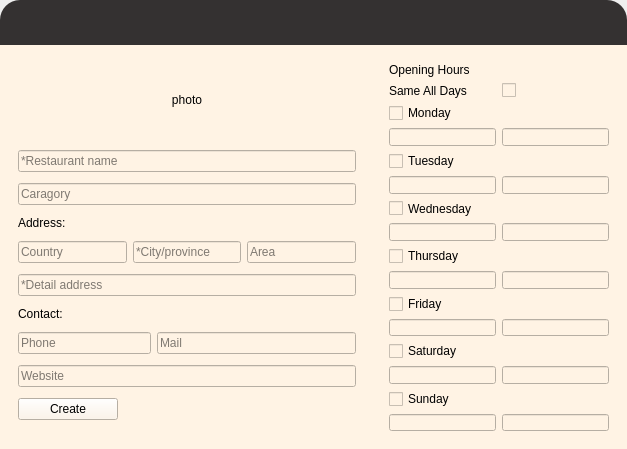
                    <widget class="QWidget" name="add_restaurant_page">
                     <layout class="QVBoxLayout" name="verticalLayout_4">
                      <property name="spacing">
                       <number>0</number>
                      </property>
                      <property name="leftMargin">
                       <number>0</number>
                      </property>
                      <property name="topMargin">
                       <number>0</number>
                      </property>
                      <property name="rightMargin">
                       <number>0</number>
                      </property>
                      <property name="bottomMargin">
                       <number>0</number>
                      </property>
                      <item>
                       <widget class="QWidget" name="main_content" native="true">
                        <layout class="QVBoxLayout" name="verticalLayout_5">
                         <property name="spacing">
                          <number>0</number>
                         </property>
                         <property name="leftMargin">
                          <number>0</number>
                         </property>
                         <property name="topMargin">
                          <number>0</number>
                         </property>
                         <property name="rightMargin">
                          <number>0</number>
                         </property>
                         <property name="bottomMargin">
                          <number>0</number>
                         </property>
                         <item>
                          <widget class="QWidget" name="top_bar" native="true">
                           <property name="sizePolicy">
                            <sizepolicy hsizetype="Preferred" vsizetype="Preferred">
                             <horstretch>0</horstretch>
                             <verstretch>1</verstretch>
                            </sizepolicy>
                           </property>
                           <property name="styleSheet">
                            <string notr="true">background-color:#343131;border-top-right-radius:20;border-top-left-radius:20</string>
                           </property>
                          </widget>
                         </item>
                         <item>
                          <widget class="QWidget" name="content" native="true">
                           <property name="sizePolicy">
                            <sizepolicy hsizetype="Preferred" vsizetype="Preferred">
                             <horstretch>0</horstretch>
                             <verstretch>9</verstretch>
                            </sizepolicy>
                           </property>
                           <property name="minimumSize">
                            <size>
                             <width>100</width>
                             <height>100</height>
                            </size>
                           </property>
                           <property name="styleSheet">
                            <string notr="true">background-color: rgb(255, 243, 228);</string>
                           </property>
                           <layout class="QHBoxLayout" name="horizontalLayout_9">
                            <property name="spacing">
                             <number>15</number>
                            </property>
                            <item>
                             <widget class="QWidget" name="left_form" native="true">
                              <property name="sizePolicy">
                               <sizepolicy hsizetype="Preferred" vsizetype="Preferred">
                                <horstretch>6</horstretch>
                                <verstretch>0</verstretch>
                               </sizepolicy>
                              </property>
                              <property name="styleSheet">
                               <string notr="true"/>
                              </property>
                              <layout class="QVBoxLayout" name="verticalLayout_8">
                               <property name="spacing">
                                <number>4</number>
                               </property>
                               <property name="topMargin">
                                <number>0</number>
                               </property>
                               <item>
                                <widget class="QWidget" name="widget_3" native="true">
                                 <property name="sizePolicy">
                                  <sizepolicy hsizetype="Preferred" vsizetype="Fixed">
                                   <horstretch>0</horstretch>
                                   <verstretch>0</verstretch>
                                  </sizepolicy>
                                 </property>
                                 <layout class="QGridLayout" name="gridLayout_3">
                                  <item row="0" column="0">
                                   <widget class="QLabel" name="restaurant_form_photo_label">
                                    <property name="sizePolicy">
                                     <sizepolicy hsizetype="Fixed" vsizetype="Fixed">
                                      <horstretch>0</horstretch>
                                      <verstretch>0</verstretch>
                                     </sizepolicy>
                                    </property>
                                    <property name="minimumSize">
                                     <size>
                                      <width>60</width>
                                      <height>60</height>
                                     </size>
                                    </property>
                                    <property name="text">
                                     <string>photo</string>
                                    </property>
                                    <property name="alignment">
                                     <set>Qt::AlignCenter</set>
                                    </property>
                                   </widget>
                                  </item>
                                 </layout>
                                </widget>
                               </item>
                               <item>
                                <widget class="QLineEdit" name="form_res_name">
                                 <property name="sizePolicy">
                                  <sizepolicy hsizetype="Preferred" vsizetype="Fixed">
                                   <horstretch>0</horstretch>
                                   <verstretch>0</verstretch>
                                  </sizepolicy>
                                 </property>
                                 <property name="inputMask">
                                  <string/>
                                 </property>
                                 <property name="text">
                                  <string notr="true"/>
                                 </property>
                                 <property name="frame">
                                  <bool>true</bool>
                                 </property>
                                 <property name="echoMode">
                                  <enum>QLineEdit::Normal</enum>
                                 </property>
                                 <property name="placeholderText">
                                  <string>*Restaurant name</string>
                                 </property>
                                </widget>
                               </item>
                               <item>
                                <widget class="QLineEdit" name="form_category">
                                 <property name="text">
                                  <string/>
                                 </property>
                                 <property name="placeholderText">
                                  <string>Caragory</string>
                                 </property>
                                </widget>
                               </item>
                               <item>
                                <widget class="QLabel" name="label_6">
                                 <property name="sizePolicy">
                                  <sizepolicy hsizetype="Preferred" vsizetype="Fixed">
                                   <horstretch>0</horstretch>
                                   <verstretch>0</verstretch>
                                  </sizepolicy>
                                 </property>
                                 <property name="text">
                                  <string>Address:</string>
                                 </property>
                                </widget>
                               </item>
                               <item>
                                <widget class="QWidget" name="address_widget" native="true">
                                 <property name="sizePolicy">
                                  <sizepolicy hsizetype="Preferred" vsizetype="Fixed">
                                   <horstretch>0</horstretch>
                                   <verstretch>0</verstretch>
                                  </sizepolicy>
                                 </property>
                                 <layout class="QHBoxLayout" name="horizontalLayout_8">
                                  <property name="spacing">
                                   <number>6</number>
                                  </property>
                                  <property name="leftMargin">
                                   <number>0</number>
                                  </property>
                                  <property name="topMargin">
                                   <number>0</number>
                                  </property>
                                  <property name="rightMargin">
                                   <number>0</number>
                                  </property>
                                  <property name="bottomMargin">
                                   <number>0</number>
                                  </property>
                                  <item>
                                   <widget class="QLineEdit" name="form_country">
                                    <property name="placeholderText">
                                     <string>Country</string>
                                    </property>
                                   </widget>
                                  </item>
                                  <item>
                                   <widget class="QLineEdit" name="form_city">
                                    <property name="placeholderText">
                                     <string>*City/province</string>
                                    </property>
                                   </widget>
                                  </item>
                                  <item>
                                   <widget class="QLineEdit" name="form_area">
                                    <property name="placeholderText">
                                     <string>Area</string>
                                    </property>
                                   </widget>
                                  </item>
                                 </layout>
                                </widget>
                               </item>
                               <item>
                                <widget class="QLineEdit" name="form_address">
                                 <property name="placeholderText">
                                  <string>*Detail address</string>
                                 </property>
                                </widget>
                               </item>
                               <item>
                                <widget class="QLabel" name="contact_label">
                                 <property name="sizePolicy">
                                  <sizepolicy hsizetype="Preferred" vsizetype="Fixed">
                                   <horstretch>0</horstretch>
                                   <verstretch>0</verstretch>
                                  </sizepolicy>
                                 </property>
                                 <property name="text">
                                  <string>Contact:</string>
                                 </property>
                                </widget>
                               </item>
                               <item>
                                <widget class="QWidget" name="contact_widget" native="true">
                                 <property name="sizePolicy">
                                  <sizepolicy hsizetype="Preferred" vsizetype="Fixed">
                                   <horstretch>0</horstretch>
                                   <verstretch>0</verstretch>
                                  </sizepolicy>
                                 </property>
                                 <layout class="QHBoxLayout" name="horizontalLayout_12">
                                  <property name="leftMargin">
                                   <number>0</number>
                                  </property>
                                  <property name="topMargin">
                                   <number>0</number>
                                  </property>
                                  <property name="rightMargin">
                                   <number>0</number>
                                  </property>
                                  <property name="bottomMargin">
                                   <number>0</number>
                                  </property>
                                  <item>
                                   <widget class="QLineEdit" name="form_phone">
                                    <property name="sizePolicy">
                                     <sizepolicy hsizetype="Expanding" vsizetype="Fixed">
                                      <horstretch>4</horstretch>
                                      <verstretch>0</verstretch>
                                     </sizepolicy>
                                    </property>
                                    <property name="placeholderText">
                                     <string>Phone</string>
                                    </property>
                                   </widget>
                                  </item>
                                  <item>
                                   <widget class="QLineEdit" name="form_mail">
                                    <property name="sizePolicy">
                                     <sizepolicy hsizetype="Expanding" vsizetype="Fixed">
                                      <horstretch>6</horstretch>
                                      <verstretch>0</verstretch>
                                     </sizepolicy>
                                    </property>
                                    <property name="placeholderText">
                                     <string>Mail</string>
                                    </property>
                                   </widget>
                                  </item>
                                 </layout>
                                </widget>
                               </item>
                               <item>
                                <widget class="QLineEdit" name="form_website">
                                 <property name="placeholderText">
                                  <string>Website</string>
                                 </property>
                                </widget>
                               </item>
                               <item>
                                <widget class="QPushButton" name="create_restaurant_button">
                                 <property name="maximumSize">
                                  <size>
                                   <width>100</width>
                                   <height>16777215</height>
                                  </size>
                                 </property>
                                 <property name="layoutDirection">
                                  <enum>Qt::LeftToRight</enum>
                                 </property>
                                 <property name="text">
                                  <string>Create</string>
                                 </property>
                                </widget>
                               </item>
                              </layout>
                             </widget>
                            </item>
                            <item>
                             <widget class="QWidget" name="right_form" native="true">
                              <property name="sizePolicy">
                               <sizepolicy hsizetype="Preferred" vsizetype="Preferred">
                                <horstretch>4</horstretch>
                                <verstretch>0</verstretch>
                               </sizepolicy>
                              </property>
                              <property name="styleSheet">
                               <string notr="true"/>
                              </property>
                              <layout class="QVBoxLayout" name="verticalLayout_7">
                               <item>
                                <widget class="QLabel" name="open_label">
                                 <property name="text">
                                  <string>Opening Hours</string>
                                 </property>
                                </widget>
                               </item>
                               <item>
                                <layout class="QHBoxLayout" name="same_horizontalLayout">
                                 <item>
                                  <widget class="QLabel" name="save_label">
                                   <property name="text">
                                    <string>Same All Days</string>
                                   </property>
                                  </widget>
                                 </item>
                                 <item>
                                  <widget class="QCheckBox" name="all_days_checkBox">
                                   <property name="text">
                                    <string/>
                                   </property>
                                  </widget>
                                 </item>
                                </layout>
                               </item>
                               <item>
                                <layout class="QGridLayout" name="week_gridLayout">
                                 <item row="8" column="0">
                                  <widget class="QCheckBox" name="friday_checkBox">
                                   <property name="text">
                                    <string>Friday</string>
                                   </property>
                                  </widget>
                                 </item>
                                 <item row="5" column="1">
                                  <widget class="QLineEdit" name="wednesday_2"/>
                                 </item>
                                 <item row="7" column="0">
                                  <widget class="QLineEdit" name="thursday_1"/>
                                 </item>
                                 <item row="12" column="0">
                                  <widget class="QCheckBox" name="sunday_checkBox">
                                   <property name="text">
                                    <string>Sunday</string>
                                   </property>
                                  </widget>
                                 </item>
                                 <item row="9" column="1">
                                  <widget class="QLineEdit" name="friday_2"/>
                                 </item>
                                 <item row="11" column="0">
                                  <widget class="QLineEdit" name="saturday_1"/>
                                 </item>
                                 <item row="4" column="0">
                                  <widget class="QCheckBox" name="wednesday_checkBox">
                                   <property name="text">
                                    <string>Wednesday</string>
                                   </property>
                                  </widget>
                                 </item>
                                 <item row="0" column="0">
                                  <widget class="QCheckBox" name="monday_checkBox">
                                   <property name="text">
                                    <string>Monday</string>
                                   </property>
                                  </widget>
                                 </item>
                                 <item row="3" column="0">
                                  <widget class="QLineEdit" name="tuesday_1"/>
                                 </item>
                                 <item row="1" column="0">
                                  <widget class="QLineEdit" name="monday_1"/>
                                 </item>
                                 <item row="11" column="1">
                                  <widget class="QLineEdit" name="saturday_2"/>
                                 </item>
                                 <item row="3" column="1">
                                  <widget class="QLineEdit" name="tuesday_2"/>
                                 </item>
                                 <item row="1" column="1">
                                  <widget class="QLineEdit" name="monday_2"/>
                                 </item>
                                 <item row="6" column="0">
                                  <widget class="QCheckBox" name="thursday_checkBox">
                                   <property name="text">
                                    <string>Thursday</string>
                                   </property>
                                  </widget>
                                 </item>
                                 <item row="5" column="0">
                                  <widget class="QLineEdit" name="wednesday_1"/>
                                 </item>
                                 <item row="10" column="0">
                                  <widget class="QCheckBox" name="saturday_checkBox">
                                   <property name="text">
                                    <string>Saturday</string>
                                   </property>
                                  </widget>
                                 </item>
                                 <item row="7" column="1">
                                  <widget class="QLineEdit" name="thursday_2"/>
                                 </item>
                                 <item row="9" column="0">
                                  <widget class="QLineEdit" name="friday_1"/>
                                 </item>
                                 <item row="2" column="0">
                                  <widget class="QCheckBox" name="tuesday_checkBox">
                                   <property name="text">
                                    <string>Tuesday</string>
                                   </property>
                                  </widget>
                                 </item>
                                 <item row="13" column="0">
                                  <widget class="QLineEdit" name="sunday_1"/>
                                 </item>
                                 <item row="13" column="1">
                                  <widget class="QLineEdit" name="sunday_2"/>
                                 </item>
                                </layout>
                               </item>
                              </layout>
                             </widget>
                            </item>
                           </layout>
                          </widget>
                         </item>
                        </layout>
                       </widget>
                      </item>
                     </layout>
                    </widget>
